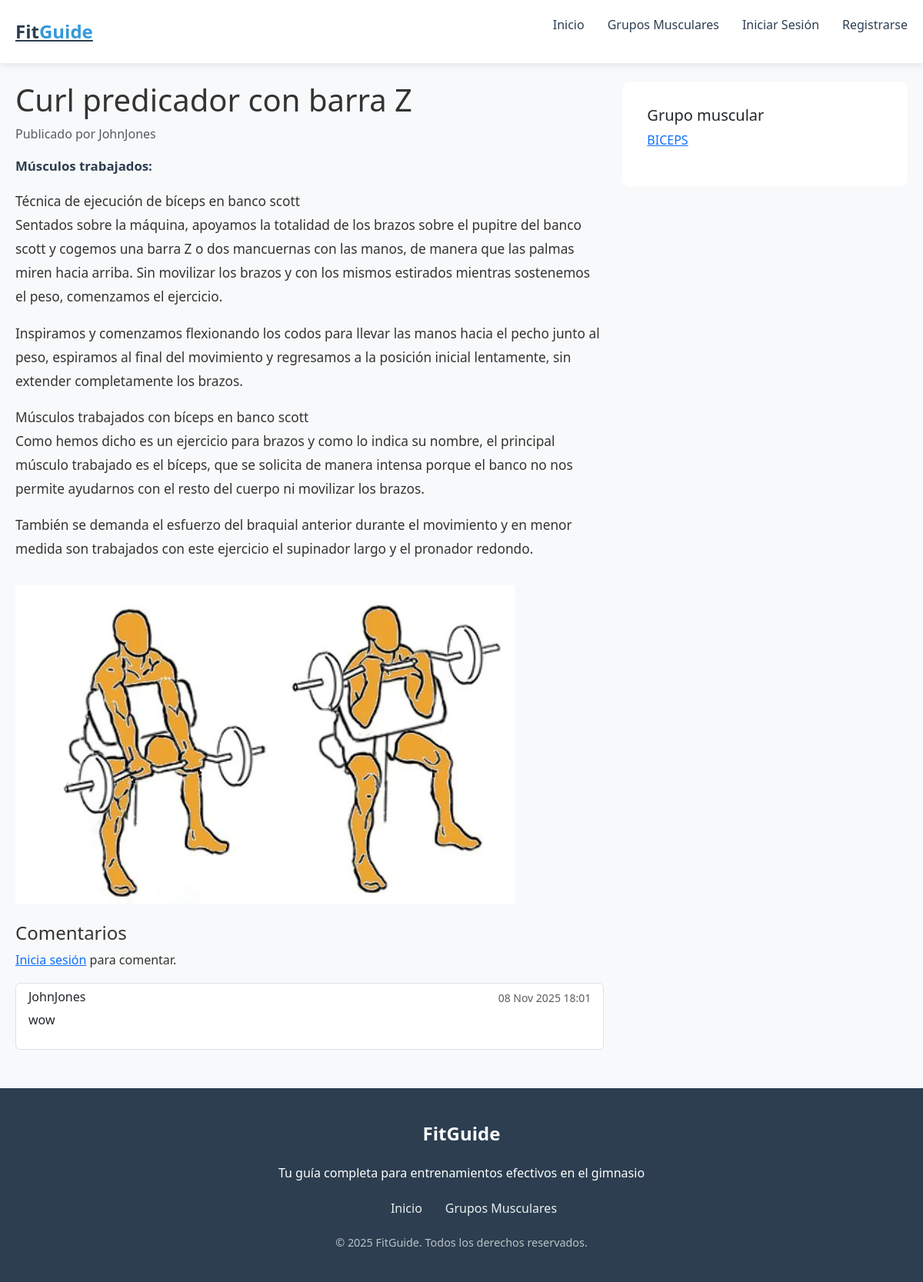
/ejercicio/9/, run on the app's committed database.
### workout_app/models.py (models this page shows, shortened)
class Ejercicio(models.Model):
    author = models.ForeignKey(settings.AUTH_USER_MODEL, on_delete=models.CASCADE, related_name='ejercicios', null=True, blank=True)
    nombre = models.CharField(max_length=200)
    descripcion = models.TextField(blank=True)
    grupo_muscular = models.ForeignKey(GrupoMuscular, on_delete=models.CASCADE, related_name='ejercicios')
    musculos_trabajados = models.CharField(max_length=200)
    imagen = models.ImageField(upload_to='ejercicios/', blank=True, null=True)
    imagen_url = models.URLField(blank=True, null=True)
    orden = models.IntegerField(default=0)
    class Meta:
        ordering = ['grupo_muscular', 'orden']

class GrupoMuscular(models.Model):
    nombre = models.CharField(max_length=100)
    descripcion = models.TextField()
    imagen = models.ImageField(upload_to='grupos_musculares/', blank=True, null=True)
    imagen_url = models.URLField(blank=True, null=True)
    orden = models.IntegerField(default=0)
    class Meta:
        verbose_name_plural = "Grupos Musculares"
        ordering = ['orden']
    def get_absolute_url(self):
        return reverse('grupo_muscular_detalle', kwargs={'pk': self.pk})

class Comment(models.Model):
    author = models.ForeignKey(settings.AUTH_USER_MODEL, on_delete=models.CASCADE, related_name='comments')
    ejercicio = models.ForeignKey(Ejercicio, on_delete=models.CASCADE, related_name='comentarios')
    content = models.TextField()
    created_at = models.DateTimeField(auto_now_add=True)
    updated_at = models.DateTimeField(auto_now=True)
    class Meta:
        ordering = ['-created_at']

### workout_app/views.py (the view)
# urls.py: path('ejercicio/<int:pk>/', views.EjercicioDetailView.as_view(), name='ejercicio_detalle'),
class EjercicioDetailView(DetailView):
    model = Ejercicio
    template_name = 'ejercicio_detail.html'
    context_object_name = 'ejercicio'

### templates/ejercicio_detail.html (shortened to what this page needs)
{% extends 'base.html' %}
{% block content %}
<section class="container mt-4">
    <div class="row">
        <div class="col-md-8">
            <h1>{{ ejercicio.nombre }}</h1>
            <p class="text-muted">Publicado por {% if ejercicio.author %}{{ ejercicio.author.username }}{% else %}Anónimo{% endif %}</p>
            <p class="ejercicio-muscles"><strong>Músculos trabajados:</strong> {{ ejercicio.musculos_trabajados }}</p>
            <div class="ejercicio-body mt-3">{{ ejercicio.descripcion|linebreaks }}</div>
            {% if ejercicio.imagen %}
                <img src="{{ ejercicio.imagen.url }}" alt="{{ ejercicio.nombre }}" class="img-fluid mt-3">
            {% elif ejercicio.imagen_url %}
                <img src="{{ ejercicio.imagen_url }}" alt="{{ ejercicio.nombre }}" class="img-fluid mt-3">
            {% endif %}
        </div>
        <div class="col-md-4">
            <div class="card">
                <div class="card-body">
                    <h5 class="card-title">Grupo muscular</h5>
                    <p><a href="{{ ejercicio.grupo_muscular.get_absolute_url }}">{{ ejercicio.grupo_muscular.nombre }}</a></p>
                </div>
            </div>
        </div>
    </div>
</section>
<section class="container mt-4">
    <div class="row">
        <div class="col-md-8">
            <h4>Comentarios</h4>
            {% if user.is_authenticated %}
            <form action="{% url 'comentario_nuevo' ejercicio.pk %}" method="post" class="mb-4">
                {% csrf_token %}
                <div class="mb-2">
                    <textarea name="content" rows="3" class="form-control" placeholder="Escribe un comentario..."></textarea>
                </div>
                <button class="btn btn-primary btn-sm">Comentar</button>
            </form>
            {% else %}
            <p><a href="{% url 'login' %}?next={{ request.path }}">Inicia sesión</a> para comentar.</p>
            {% endif %}
            <div class="list-group">
                {% for comentario in ejercicio.comentarios.all %}
                <div class="list-group-item">
                    <div class="d-flex w-100 justify-content-between">
                        <h6 class="mb-1">{{ comentario.author.username }}</h6>
                        <small class="text-muted">{{ comentario.created_at|date:"d M Y H:i" }}</small>
                    </div>
                    <p class="mb-1">{{ comentario.content|linebreaks }}</p>
                </div>
                {% empty %}
                <p>No hay comentarios todavía.</p>
                {% endfor %}
            </div>
        </div>
    </div>
</section>
{% endblock %}

### static/css/styles.css (style rules this page uses)
* { margin: 0; padding: 0; box-sizing: border-box; font-family: 'Segoe UI', Tahoma, Geneva, Verdana, sans-serif; }
body { background-color: #f8f9fa; color: #333; line-height: 1.6; }
.container { max-width: 1200px; margin: 0 auto; padding: 0 20px; }
.ejercicio-muscles { color: #2c3e50; font-size: 1.05rem; font-weight: 600; margin-bottom: 0.5rem; }
.ejercicio-body { font-size: 1.08rem; line-height: 1.8; color: #333; }

### static/css/forms.css (style rules this page uses)
.card { border: none; border-radius: 10px; overflow: hidden; }
.card-body { padding: 2rem; }

### data on the page
Ejercicio: nombre "Curl predicador con barra Z", author.username "JohnJones", descripcion "Técnica de ejecución de bíceps en banco scott Sentados sobre la máquina, apoyamos la totalidad de los brazos sobre el pupitre del banco scott y cogemos una barra Z o dos mancuernas con las manos, de manera que las palmas miren hacia arriba. Sin movilizar los brazos y con los mismos estirados mientras sostenemos el peso, comenzamos el ejercicio. Inspiramos y comenzamos flexionando los codos para llevar las manos hacia el pecho junto al peso, espiramos al final del movimiento y regresamos a la posición inicial lentamente, sin extender completamente los brazos. Músculos trabajados con bíceps en banco scott Como hemos dicho es un ejercicio para brazos y como lo indica su nombre, el principal…", imagen (picture), grupo_muscular.nombre "BICEPS"
Comment: author.username "JohnJones", created_at "08 Nov 2025 18:01", content "wow"
